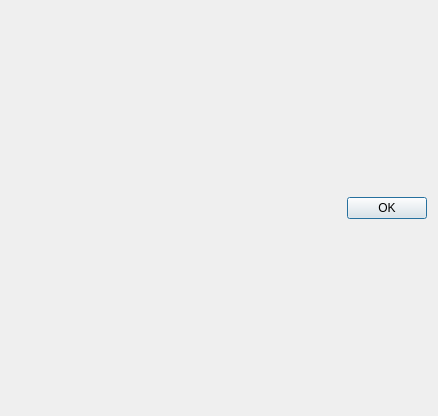
<?xml version="1.0" encoding="UTF-8"?>
<ui version="4.0">
 <class>aboutDialog</class>
 <widget class="QDialog" name="aboutDialog">
  <property name="geometry">
   <rect>
    <x>0</x>
    <y>0</y>
    <width>438</width>
    <height>416</height>
   </rect>
  </property>
  <property name="windowTitle">
   <string>About</string>
  </property>
  <property name="windowIcon">
   <iconset resource="../../openpref.qrc">
    <normaloff>:/pics/newgame.png</normaloff>:/pics/newgame.png</iconset>
  </property>
  <property name="modal">
   <bool>true</bool>
  </property>
  <layout class="QVBoxLayout" name="verticalLayout">
   <item>
    <widget class="QDialogButtonBox" name="buttonBox">
     <property name="orientation">
      <enum>Qt::Horizontal</enum>
     </property>
     <property name="standardButtons">
      <set>QDialogButtonBox::Ok</set>
     </property>
    </widget>
   </item>
  </layout>
 </widget>
 <resources>
  <include location="../../openpref.qrc"/>
 </resources>
 <connections>
  <connection>
   <sender>buttonBox</sender>
   <signal>accepted()</signal>
   <receiver>aboutDialog</receiver>
   <slot>accept()</slot>
   <hints>
    <hint type="sourcelabel">
     <x>248</x>
     <y>254</y>
    </hint>
    <hint type="destinationlabel">
     <x>157</x>
     <y>274</y>
    </hint>
   </hints>
  </connection>
  <connection>
   <sender>buttonBox</sender>
   <signal>rejected()</signal>
   <receiver>aboutDialog</receiver>
   <slot>reject()</slot>
   <hints>
    <hint type="sourcelabel">
     <x>316</x>
     <y>260</y>
    </hint>
    <hint type="destinationlabel">
     <x>286</x>
     <y>274</y>
    </hint>
   </hints>
  </connection>
 </connections>
</ui>
